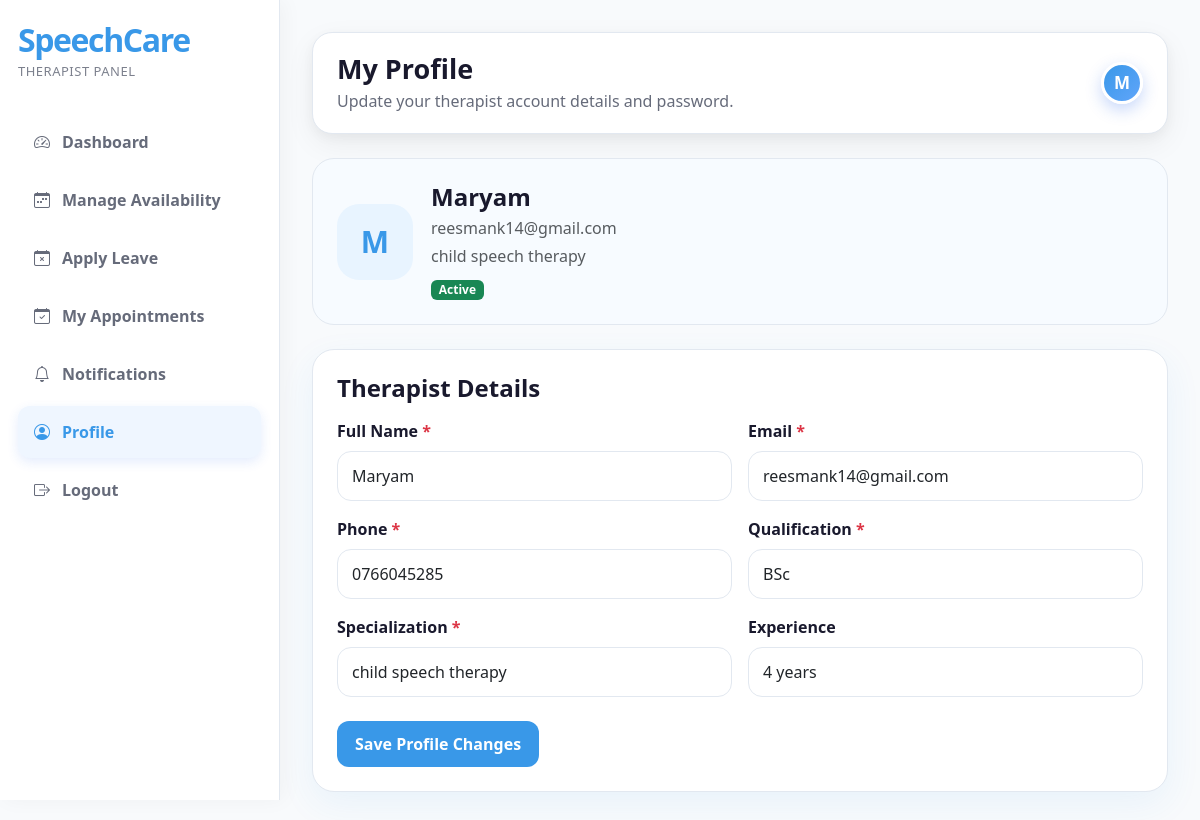
Screenshot of /therapist/profile.php (signed in) with the database file from the repository.
### tables this page shows
CREATE TABLE `therapists` (
  `therapist_id` int(11) NOT NULL,
  `full_name` varchar(150) NOT NULL,
  `email` varchar(150) NOT NULL,
  `phone` varchar(30) NOT NULL,
  `qualification` varchar(150) NOT NULL,
  `specialization` varchar(150) NOT NULL,
  `experience` varchar(100) DEFAULT NULL,
  `password` varchar(255) DEFAULT NULL,
  `status` enum('active','inactive') DEFAULT 'active',
  `created_at` timestamp NOT NULL DEFAULT current_timestamp(),
  `updated_at` timestamp NOT NULL DEFAULT current_timestamp() ON UPDATE current_timestamp(),
  `reset_token` varchar(255) DEFAULT NULL,
  `token_expiry` datetime DEFAULT NULL
);

### includes/functions.php (called while the page is built, shortened)
<?php
function escapeOutput($data) {
    return htmlspecialchars($data ?? "", ENT_QUOTES, "UTF-8");
}
?>

### therapist/profile.php (the view, shortened to what this page needs)
<?php
include "../includes/auth_therapist.php";
include "../includes/functions.php";
$therapist_id = $_SESSION["therapist_id"];
$profile_sql = "SELECT
                    therapist_id,
                    full_name,
                    email,
                    phone,
                    qualification,
                    specialization,
                    experience,
                    password,
                    status,
                    created_at
                FROM therapists
                WHERE therapist_id = ?
                LIMIT 1";
$profile_stmt = mysqli_prepare($conn, $profile_sql);
mysqli_stmt_bind_param($profile_stmt, "i", $therapist_id);
mysqli_stmt_execute($profile_stmt);
$profile_result = mysqli_stmt_get_result($profile_stmt);
$profile = mysqli_fetch_assoc($profile_result);
?>
<!DOCTYPE html>
<html lang="en">
<head>
    <link href="https://cdn.jsdelivr.net/npm/bootstrap@5.3.3/dist/css/bootstrap.min.css" rel="stylesheet">
    <link href="https://cdn.jsdelivr.net/npm/bootstrap-icons@1.11.3/font/bootstrap-icons.css" rel="stylesheet">
    <link rel="stylesheet" href="../assets/css/dashboard.css">
</head>
<body>
<div class="dashboard-wrapper">
    <aside class="sidebar therapist-sidebar">
        <div class="sidebar-logo">SpeechCare</div>
        <div class="sidebar-subtitle">Therapist Panel</div>
        <nav class="sidebar-menu">
            <a href="dashboard.php"><i class="bi bi-speedometer2"></i> Dashboard</a>
            <a href="manage-availability.php"><i class="bi bi-calendar-week"></i> Manage Availability</a>
            <a href="apply-leave.php"><i class="bi bi-calendar-x"></i> Apply Leave</a>
            <a href="appointments.php"><i class="bi bi-calendar-check"></i> My Appointments</a>
            <a href="notifications.php"><i class="bi bi-bell"></i> Notifications</a>
            <a href="profile.php" class="active"><i class="bi bi-person-circle"></i> Profile</a>
            <a href="../logout.php"><i class="bi bi-box-arrow-right"></i> Logout</a>
        </nav>
    </aside>
    <main class="main-content">
        <div class="top-bar d-flex justify-content-between align-items-center flex-wrap gap-3">
            <div>
                <h1 class="page-title">My Profile</h1>
                <p class="page-subtitle">Update your therapist account details and password.</p>
            </div>
            <div class="profile-circle">
                <?php echo strtoupper(substr($profile["full_name"], 0, 1)); ?>
            </div>
        </div>
        <div class="profile-header-box">
            <div class="profile-large-circle">
                <?php echo strtoupper(substr($profile["full_name"], 0, 1)); ?>
            </div>
            <div>
                <h4 class="fw-bold mb-1"><?php echo escapeOutput($profile["full_name"]); ?></h4>
                <p class="text-muted mb-1">
                    <?php echo escapeOutput($profile["email"]); ?>
                </p>
                <p class="text-muted mb-2">
                    <?php echo escapeOutput($profile["specialization"]); ?>
                </p>
                <?php if ($profile["status"] === "active") { ?>
                    <span class="badge bg-success">Active</span>
                <?php } else { ?>
                    <span class="badge bg-danger">Inactive</span>
                <?php } ?>
            </div>
        </div>
        <div class="profile-card">
            <h4 class="fw-bold mb-3">Therapist Details</h4>
            <form method="POST" action="">
                <div class="row g-3">
                    <div class="col-md-6">
                        <label class="form-label fw-bold">Full Name <span class="text-danger">*</span></label>
                        <input
                            type="text"
                            name="full_name"
                            class="form-control"
                            value="<?php echo escapeOutput($profile["full_name"]); ?>"
                            required
                        >
                    </div>
                    <div class="col-md-6">
                        <label class="form-label fw-bold">Email <span class="text-danger">*</span></label>
                        <input
                            type="email"
                            name="email"
                            class="form-control"
                            value="<?php echo escapeOutput($profile["email"]); ?>"
                            required
                        >
                    </div>
                    <div class="col-md-6">
                        <label class="form-label fw-bold">Phone <span class="text-danger">*</span></label>
                        <input
                            type="text"
                            name="phone"
                            class="form-control"
                            value="<?php echo escapeOutput($profile["phone"]); ?>"
                            required
                        >
                    </div>
                    <div class="col-md-6">
                        <label class="form-label fw-bold">Qualification <span class="text-danger">*</span></label>
                        <input
                            type="text"
                            name="qualification"
                            class="form-control"
                            value="<?php echo escapeOutput($profile["qualification"]); ?>"
                            required
                        >
                    </div>
                    <div class="col-md-6">
                        <label class="form-label fw-bold">Specialization <span class="text-danger">*</span></label>
                        <input
                            type="text"
                            name="specialization"
                            class="form-control"
                            value="<?php echo escapeOutput($profile["specialization"]); ?>"
                            required
                        >
                    </div>
                    <div class="col-md-6">
                        <label class="form-label fw-bold">Experience</label>
                        <input
                            type="text"
                            name="experience"
                            class="form-control"
                            value="<?php echo escapeOutput($profile["experience"]); ?>"
                            placeholder="Example: 5 years"
                        >
                    </div>
                </div>
                <div class="mt-4">
                    <button type="submit" name="update_profile" class="action-btn-primary">
                        Save Profile Changes
                    </button>
                </div>
            </form>
        </div>
</body>
</html>

### assets/css/dashboard.css (style rules this page uses)
:root { --primary-blue: #3998E8; --primary-blue-dark: #1F7FD1; --primary-blue-light: #E8F4FF; --sidebar-bg: #ffffff; --sidebar-active-bg: #eff6ff; --sidebar-hover-bg: #f1f5f9; --soft-bg: #f8fafc; --dark-text: #19192D; --gray-text: #666B7A; --light-border: #e2e8f0; --medium-border: #cbd5e1; --success: #2CB67D; --warning: #F6B23D; --danger: #E85C5C; --admin-dark: #F3F9FF; }
body { font-family: 'Segoe UI', sans-serif; background: var(--soft-bg); color: var(--dark-text); }
.dashboard-wrapper { min-height: 100vh; display: flex; }
.sidebar { width: 280px; min-height: 100vh; background: var(--sidebar-bg); border-right: 1px solid var(--light-border); box-shadow: 4px 0 20px rgba(0, 0, 0, 0.04); padding: 24px 18px; position: fixed; left: 0; top: 0; }
.sidebar-logo { font-family: 'Segoe UI', sans-serif; font-size: 32px; font-weight: 600; letter-spacing: -1.4px; color: var(--primary-blue); margin-bottom: 6px; line-height: 1; }
.sidebar-subtitle { font-size: 13px; font-weight: 500; color: var(--gray-text); letter-spacing: 0.5px; margin-bottom: 34px; opacity: 0.85; text-transform: uppercase; }
.sidebar-menu a { display: flex; align-items: center; gap: 12px; padding: 14px 16px; border-radius: 12px; color: var(--gray-text); text-decoration: none; margin-bottom: 6px; font-weight: 600; transition: 0.2s ease; }
.sidebar-menu a:hover, .sidebar-menu a.active { background: var(--sidebar-active-bg); color: var(--primary-blue); box-shadow: 0 4px 12px rgba(37, 99, 235, 0.12); }
.sidebar-menu a i, .sidebar-menu a svg { color: inherit; }
.main-content { background: var(--soft-bg); margin-left: 280px; width: calc(100% - 280px); padding: 32px; }
.top-bar { background: #ffffff; border: 1px solid var(--light-border); border-radius: 20px; padding: 20px 24px; box-shadow: 0 10px 30px rgba(0, 0, 0, 0.06), 0 4px 12px rgba(0, 0, 0, 0.04); margin-bottom: 24px; transition: all 0.3s ease; }
.page-title { font-size: 27px; font-weight: 700; color: var(--dark-text); margin-bottom: 4px; }
.page-subtitle { color: var(--gray-text); margin: 0; }
.profile-circle { width: 42px; height: 42px; border-radius: 50%; background: linear-gradient(135deg, var(--primary-blue), #60a5fa); color: #ffffff; display: flex; justify-content: center; align-items: center; font-weight: 700; font-size: 17px; box-shadow: 0 6px 16px rgba(37, 99, 235, 0.25); transition: all 0.3s ease; border: 3px solid #ffffff; }
.action-btn-primary { background: var(--primary-blue); border: none; color: #ffffff; border-radius: 12px; padding: 11px 18px; font-weight: 700; transition: 0.2s ease; }
.form-control { border: 1px solid var(--light-border); border-radius: 12px; min-height: 48px; }

### therapist/profile.php (style rules this page uses)
.therapist-sidebar { width: 280px; min-height: 100vh; background: #ffffff; border-right: 1px solid #e2e8f0; box-shadow: 4px 0 20px rgba(0, 0, 0, 0.04); padding: 24px 18px; position: fixed; left: 0; top: 0; }
.therapist-sidebar .sidebar-logo { debar-logo font-family: 'Segoe UI', sans-serif; font-size: 32px; font-weight: 600; letter-spacing: -1.4px; color: #3998E8; margin-bottom: 6px; line-height: 1; }
.therapist-sidebar .sidebar-subtitle { font-size: 13px; font-weight: 500; color: #666B7A; letter-spacing: 0.5px; margin-bottom: 34px; opacity: 0.85; text-transform: uppercase; }
.therapist-sidebar .sidebar-menu a { display: flex; align-items: center; gap: 12px; padding: 14px 16px; border-radius: 12px; color: #666B7A; text-decoration: none; margin-bottom: 6px; font-weight: 600; transition: 0.2s ease; }
.therapist-sidebar .sidebar-menu a:hover, .therapist-sidebar .sidebar-menu a.active { background: #eff6ff; color: #3998E8; box-shadow: 0 4px 12px rgba(37, 99, 235, 0.12); }
.profile-card { background: #ffffff; border: 1px solid var(--light-border); border-radius: 22px; padding: 24px; box-shadow: 0 12px 35px rgba(57, 152, 232, 0.08); margin-bottom: 24px; }
.profile-header-box { background: #F7FBFF; border: 1px solid var(--light-border); border-radius: 22px; padding: 24px; margin-bottom: 24px; display: flex; align-items: center; gap: 18px; }
.profile-large-circle { width: 76px; height: 76px; border-radius: 22px; background: var(--primary-blue-light); color: var(--primary-blue); display: flex; justify-content: center; align-items: center; font-size: 30px; font-weight: 900; flex-shrink: 0; }
.form-control { border: 1px solid var(--light-border); border-radius: 14px; min-height: 50px; padding: 11px 14px; }

### rows the page displays
therapists: full_name "M", full_name "Maryam", email "reesmank14@gmail.com", specialization "child speech therapy", phone "0766045285", qualification "BSc", experience "4 years"
